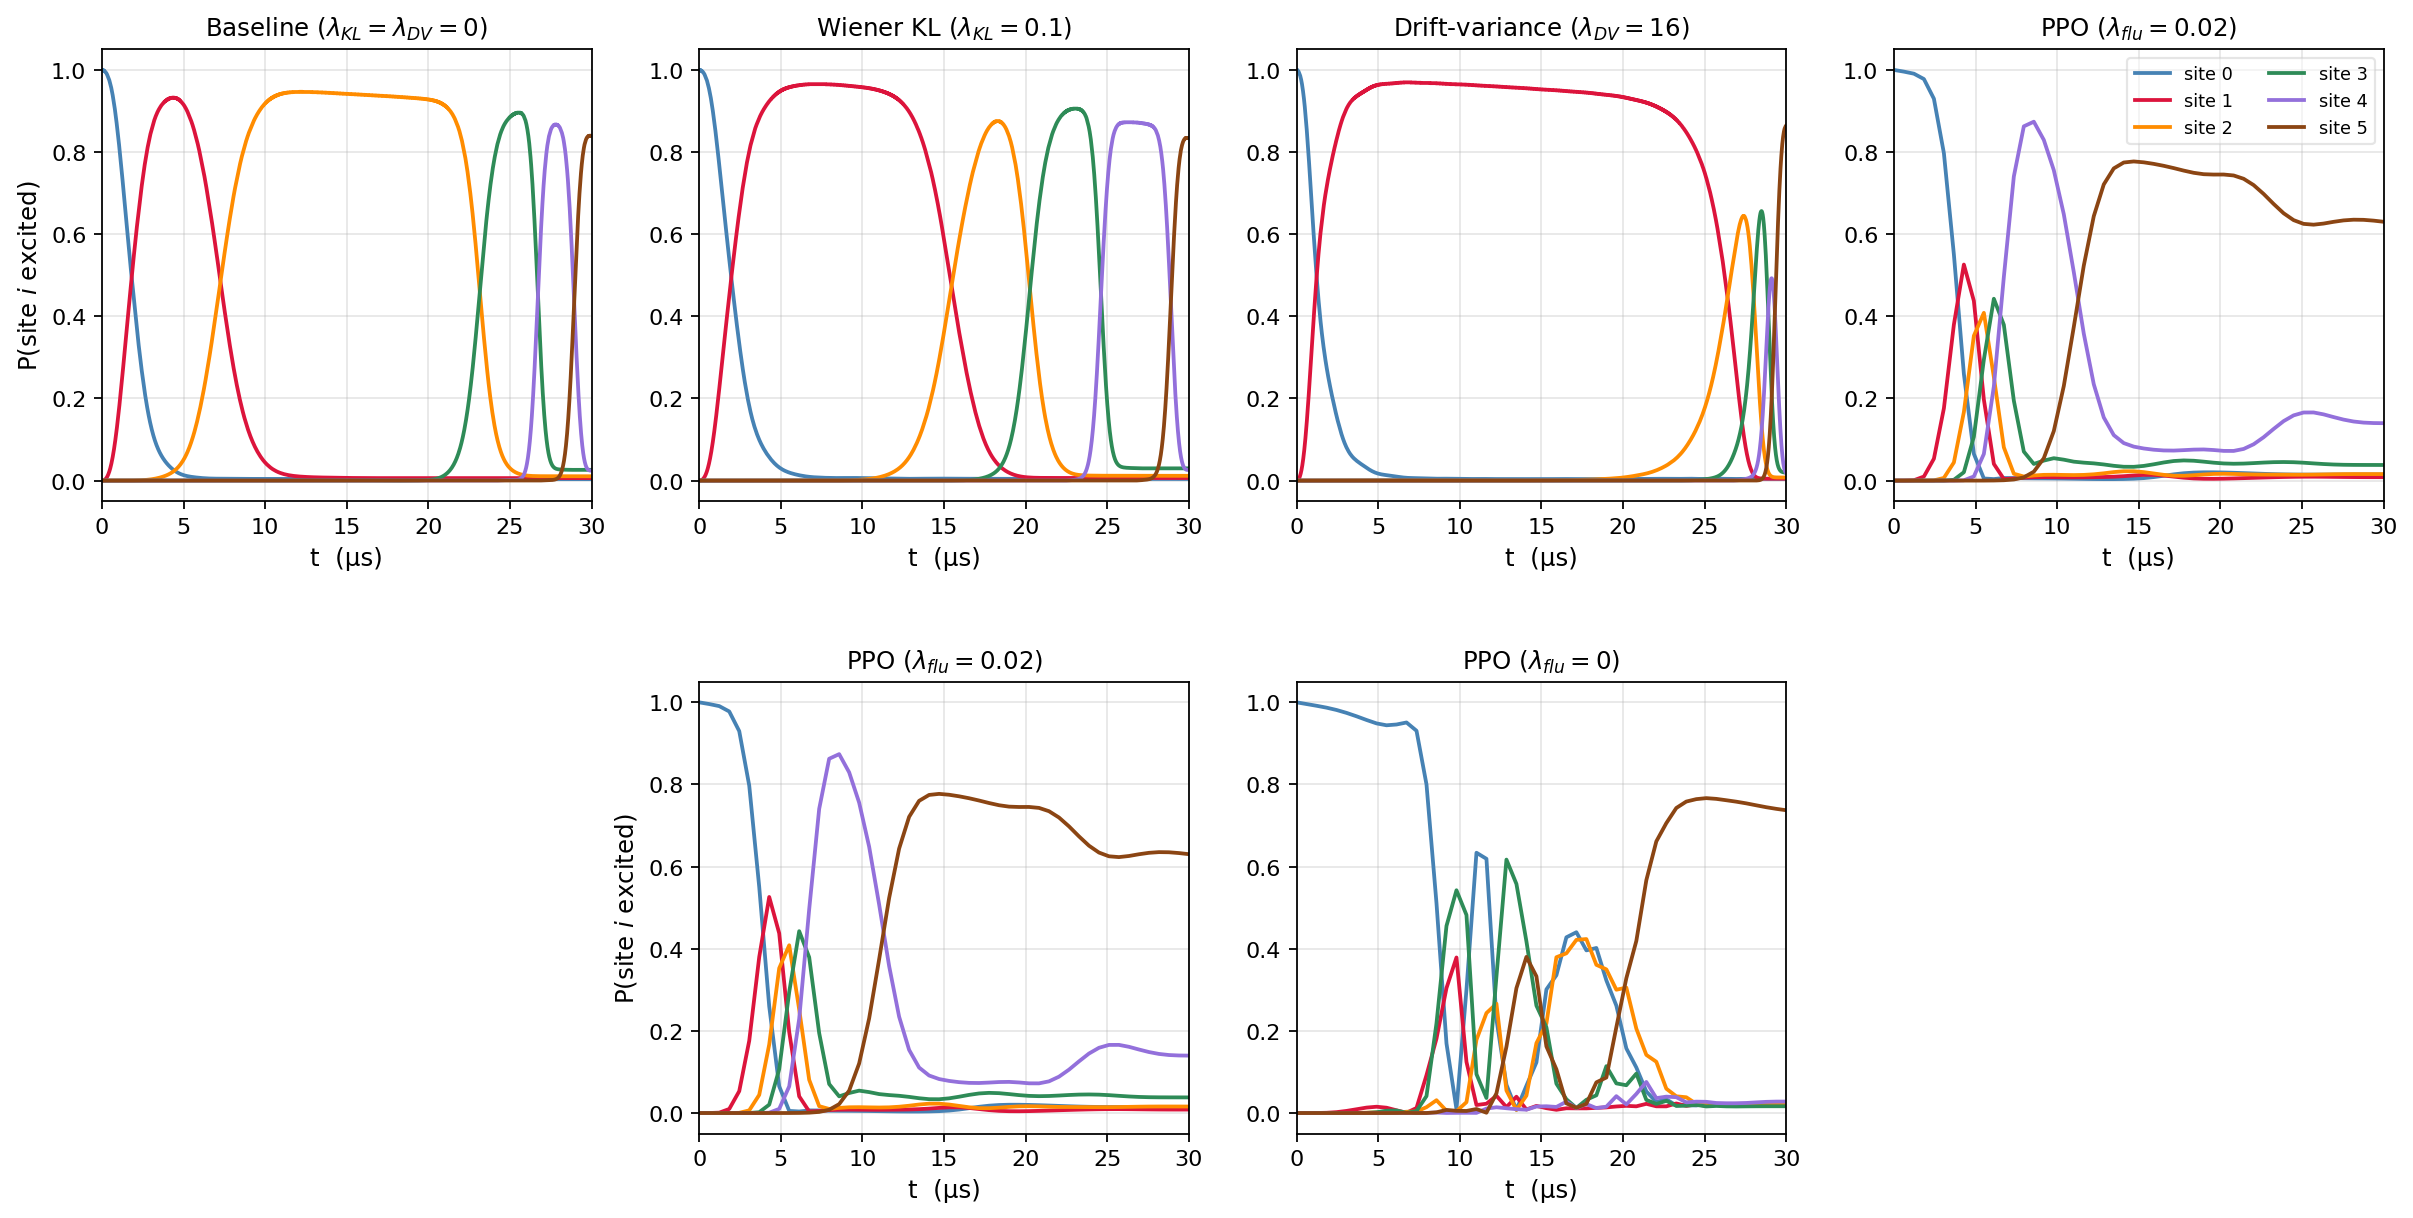

Write the Python code that produced this figure.
#!/usr/bin/env python3
"""Two-row comparison of policies on chain-6 IBM Kingston q14->q9
(T_final=30 us, matched lambda_flu=0.02 unless otherwise noted):

  Top row    : Baseline | Wiener KL | Drift-variance | PPO (lambda_flu=0.02)
  Bottom row : (empty) | (empty) | PPO (lambda_flu=0.02) | PPO (lambda_flu=0)

For each policy we pick the seed with the highest exact-Lindblad
fidelity at its best snapshot, then take *that* snapshot.  The
bottom row repeats the matched-fluence PPO panel alongside an
unconstrained (lambda_flu=0) PPO run so the fluence cost of removing
the regulariser is visible at a glance.
"""
import os, glob, pickle, re
import numpy as np
import matplotlib
matplotlib.use('Agg')
import matplotlib.pyplot as plt

PAPER = os.path.dirname(os.path.dirname(os.path.abspath(__file__)))

QMAX_BASE       = f'{PAPER}/results/chain6/qmaxcal/variance_q14_q9_flw0.02'
PPO_BASE        = f'{PAPER}/results/chain6/ppo/q14_q9_sm0.001_ks4.0'
PPO_NOFLU_BASE  = f'{PAPER}/results/chain6/ppo/q14_q9_sm0.001_ks4.0_nofluence'

# Top row: 4 main policies
TOP_POLICIES = [
    ('Baseline ($\\lambda_{KL}=\\lambda_{DV}=0$)',
     [f'{QMAX_BASE}/chain6kingq14q9_T30_kl0.0_dv0.0_fl0.02_seed{s}' for s in range(3)]),
    ('Wiener KL ($\\lambda_{KL}=0.1$)',
     [f'{QMAX_BASE}/chain6kingq14q9_T30_kl0.1_dv0.0_fl0.02_seed{s}' for s in range(3)]),
    ('Drift-variance ($\\lambda_{DV}=16$)',
     [f'{QMAX_BASE}/chain6kingq14q9_T30_kl0.0_dv16.0_fl0.02_seed{s}' for s in range(3)]),
    ('PPO ($\\lambda_{flu}=0.02$)',
     [f'{PPO_BASE}/chain6kingq14q9_T30_ppo_seed{s}' for s in range(3)]),
]

# Bottom row: the two PPO panels are centered in cols 1 and 2; cols 0 and 3 are blank
BOTTOM_POLICIES = [
    None,
    ('PPO ($\\lambda_{flu}=0.02$)',
     [f'{PPO_BASE}/chain6kingq14q9_T30_ppo_seed{s}' for s in range(3)]),
    ('PPO ($\\lambda_{flu}=0$)',
     [f'{PPO_NOFLU_BASE}/chain6kingq14q9_T30_ppo_seed{s}' for s in range(3)]),
    None,
]

SITE_COLOR = ['steelblue', 'crimson', 'darkorange',
              'seagreen', 'mediumpurple', 'saddlebrown']


def best_F_snap(d):
    cands = []
    for p in glob.glob(f'{d}/snap_*.pkl'):
        m = re.match(r'snap_(\d+)\.pkl$', os.path.basename(p))
        if not m:
            continue
        try:
            s = pickle.load(open(p, 'rb'))
        except Exception:
            continue
        F = float(s.get('f_exact', float('nan')))
        if np.isfinite(F):
            cands.append((F, int(m.group(1)), s))
    if not cands:
        return None
    cands.sort()
    return cands[-1]


def best_seed_snap(seed_dirs):
    best = None
    for d in seed_dirs:
        if not os.path.isdir(d):
            continue
        pick = best_F_snap(d)
        if pick is None:
            continue
        F, step, snap = pick
        if best is None or F > best[0]:
            best = (F, step, d, snap)
    return best


def render_panel(ax, label, seed_dirs):
    pick = best_seed_snap(seed_dirs)
    if pick is None:
        ax.text(0.5, 0.5, '(no data)', ha='center', va='center',
                transform=ax.transAxes, color='gray')
        ax.set_title(label, fontsize=11)
        ax.set_xticks([]); ax.set_yticks([])
        return None
    F, step, run_dir, snap = pick
    seed_match = re.search(r'_seed(\d+)$', run_dir)
    seed = int(seed_match.group(1)) if seed_match else -1
    flu  = float(snap.get('fluence', np.nan))
    t    = np.asarray(snap['t_traj'])
    for i in range(6):
        P_i = np.asarray(snap['populations'].get(f'P(site {i} ↑)', [np.nan]))
        ax.plot(t, P_i, color=SITE_COLOR[i], lw=1.7, label=f'site {i}')
    ax.set_title(label, fontsize=11)
    ax.set_xlim(0, t[-1])
    ax.set_ylim(-0.05, 1.05)
    ax.grid(True, alpha=0.3)
    return dict(F=F, step=step, seed=seed, flu=flu, label=label)


# ------- layout: 2 rows × 4 columns -------
fig, axes = plt.subplots(2, len(TOP_POLICIES),
                          figsize=(4.6 * len(TOP_POLICIES), 8.8),
                          gridspec_kw={'wspace': 0.22, 'hspace': 0.40})

print(f'{"row":>4s}  {"policy":>32s}  {"seed":>4s}  {"step":>5s}  '
      f'{"F":>7s}  {"flu²":>8s}')

# Top row
for col, entry in enumerate(TOP_POLICIES):
    label, seed_dirs = entry
    info = render_panel(axes[0, col], label, seed_dirs)
    axes[0, col].set_xlabel('t  (μs)', fontsize=11)
    if col == 0:
        axes[0, col].set_ylabel('P(site $i$ excited)', fontsize=11)
    if col == len(TOP_POLICIES) - 1:
        axes[0, col].legend(fontsize=8, loc='upper right',
                             framealpha=0.5, ncol=2)
    if info:
        print(f'{"top":>4s}  {info["label"]:>32s}  {info["seed"]:>4d}  '
              f'{info["step"]:>5d}  {info["F"]:.4f}  {info["flu"]:8.2f}')

# Bottom row: blank cols 0, 1, populated cols 2, 3
for col, entry in enumerate(BOTTOM_POLICIES):
    if entry is None:
        axes[1, col].set_visible(False)
        continue
    label, seed_dirs = entry
    info = render_panel(axes[1, col], label, seed_dirs)
    axes[1, col].set_xlabel('t  (μs)', fontsize=11)
    # ylabel on the left-most visible bottom panel
    if col == 0 or not axes[1, col - 1].get_visible():
        axes[1, col].set_ylabel('P(site $i$ excited)', fontsize=11)
    if info:
        print(f'{"bot":>4s}  {info["label"]:>32s}  {info["seed"]:>4d}  '
              f'{info["step"]:>5d}  {info["F"]:.4f}  {info["flu"]:8.2f}')

out = f'{PAPER}/figures/fig_chain6_q14_q9_4policies.png'
plt.savefig(out, dpi=160, bbox_inches='tight')
print(f'\nSaved: {out}')
